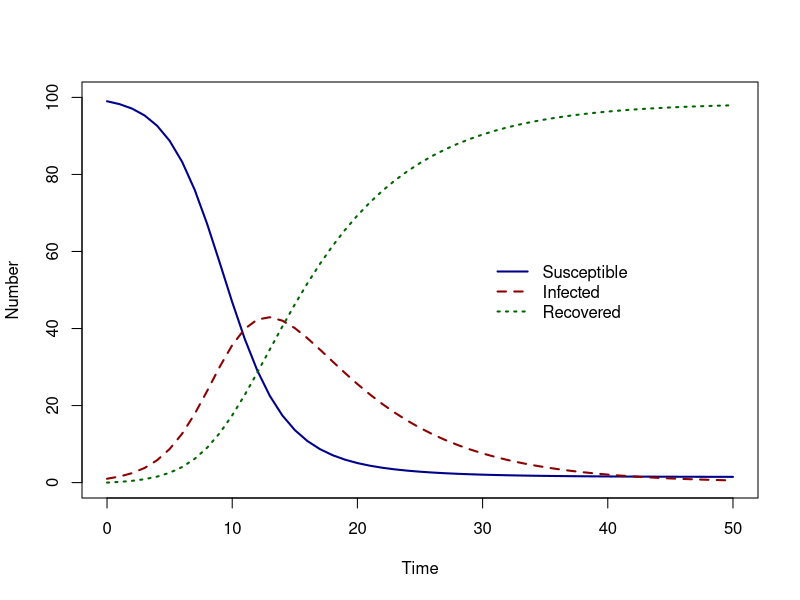

This chart was generated by the following R code:
## ---- chunk 1
knitr::opts_chunk$set(echo = TRUE, comment = NA, fig.align = "center")
## ---- chunk 2
library(deSolve)
SIR_model <- function(time, state_var, pars){
  # Extract state variables
  S <- state_var["S"]
  I <- state_var["I"]
  R <- state_var["R"]
  N <- S + I + R
  # Extract model parameters
  beta <- pars["beta"]
  gamma <- pars["gamma"]
  # The differential equations
  dS <- - beta * S * I / N
  dI <- beta * S * I / N - gamma * I
  dR <- gamma * I
  # Return the equations as a list
  sol <- list(c(dS, dI, dR))
  return(sol)
}

# What are our parameter values?
pars <- c(beta = 0.6, gamma = 0.14)

# Define time to solve equations
times <- seq(from = 0, to = 50, by = 1)

# What are the initial values (or conditions) of the state variables?
state_var <- c( S = 99, I = 1, R = 0)

# Solve the Susceptible Infected equations over the vector of times , time
# with initial conditions
solution <- as.data.frame(ode(y = state_var, times = times, func = SIR_model,
                              parms = pars, method = rk4))

plot(solution$time, solution$S, col = 'darkblue', lwd = 2, type = "l",
     ylim = c(0, 100), ylab = "Number", xlab = "Time")
lines(solution$time, solution$I, col = 'darkred', lwd = 2, lty = 2)
lines(solution$time, solution$R, col = 'darkgreen', lwd = 2, lty = 3)
legend(30, 60, c("Susceptible", "Infected", "Recovered"),
       col = c("darkblue", "darkred", "darkgreen"),
       lwd = 2, lty = c(1, 2, 3), bty = "n")
